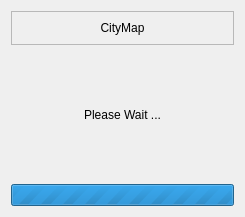
<ui version="4.0" >
 <class>LoadScreen</class>
 <widget class="QWidget" name="LoadScreen" >
  <property name="geometry" >
   <rect>
    <x>0</x>
    <y>0</y>
    <width>241</width>
    <height>217</height>
   </rect>
  </property>
  <property name="windowTitle" >
   <string>Loading</string>
  </property>
  <layout class="QVBoxLayout" >
   <item>
    <widget class="QFrame" name="frame_2" >
     <property name="frameShape" >
      <enum>QFrame::StyledPanel</enum>
     </property>
     <property name="frameShadow" >
      <enum>QFrame::Raised</enum>
     </property>
     <layout class="QGridLayout" >
      <item row="0" column="0" >
       <widget class="QLabel" name="label_2" >
        <property name="text" >
         <string>CityMap</string>
        </property>
        <property name="textFormat" >
         <enum>Qt::AutoText</enum>
        </property>
        <property name="alignment" >
         <set>Qt::AlignCenter</set>
        </property>
       </widget>
      </item>
     </layout>
    </widget>
   </item>
   <item>
    <spacer>
     <property name="orientation" >
      <enum>Qt::Vertical</enum>
     </property>
     <property name="sizeHint" >
      <size>
       <width>20</width>
       <height>40</height>
      </size>
     </property>
    </spacer>
   </item>
   <item>
    <widget class="QLabel" name="label_3" >
     <property name="text" >
      <string>Please Wait ...</string>
     </property>
     <property name="alignment" >
      <set>Qt::AlignCenter</set>
     </property>
    </widget>
   </item>
   <item>
    <spacer>
     <property name="orientation" >
      <enum>Qt::Vertical</enum>
     </property>
     <property name="sizeHint" >
      <size>
       <width>223</width>
       <height>31</height>
      </size>
     </property>
    </spacer>
   </item>
   <item>
    <widget class="QProgressBar" name="progressBar" >
     <property name="enabled" >
      <bool>true</bool>
     </property>
     <property name="maximum" >
      <number>0</number>
     </property>
     <property name="value" >
      <number>-1</number>
     </property>
     <property name="alignment" >
      <set>Qt::AlignHCenter</set>
     </property>
     <property name="textVisible" >
      <bool>false</bool>
     </property>
    </widget>
   </item>
  </layout>
 </widget>
 <resources/>
 <connections/>
</ui>
